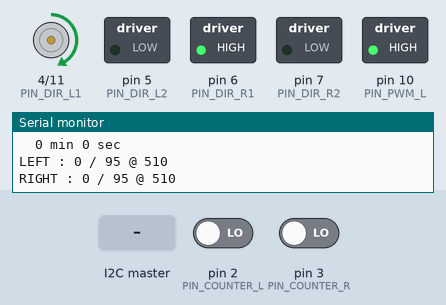
This sketch was run on a simulated Arduino Uno, built with avr-gcc and run on an emulated ATmega328P. Shown: direction and speed pins drawn as motors (green arrow = direction pin HIGH = forward, orange = LOW = backward, longer = more drive), switched loads named in the sketch (green lamp = pin HIGH), the last lines printed to the serial monitor. Inputs (shaded band) come from the test bench; at power-on: pin 2 (PIN_COUNTER_L) LOW, pin 3 (PIN_COUNTER_R) LOW.

Above: at 0.06 s.
At 0.43 s:
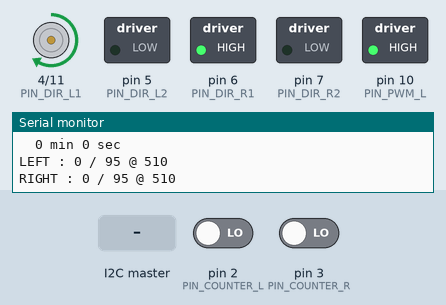
At 1.2 s:
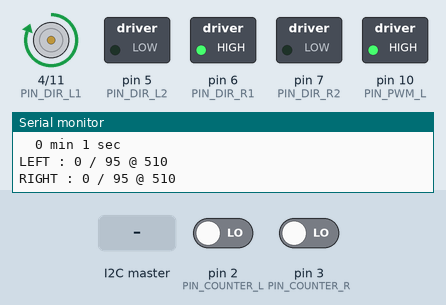
1.3 s: the I2C master sends the byte 1
4.3 s: the I2C master sends the byte 2
7.3 s: the I2C master sends the byte 5
Timing chart, 0 to 10.3 s (numbered marks = the images above; inputs shaded):
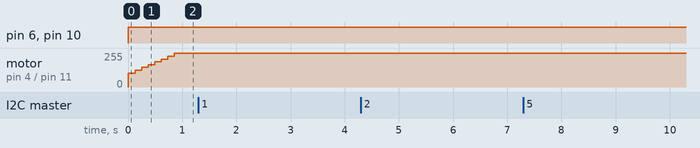

The sketch:

Moteurs-CommunicationV2.ino
```cpp
//#define STOP_BUTTON 8

void setup() {
  //Serial.setTimeout(5000);
  //pinMode(STOP_BUTTON, INPUT);
  Communications_setup();
  Moteurs_setup();

  doMove(42.0, 42.0, 200);
}

void loop() {
    //while(digitalRead(STOP_BUTTON) == LOW){
    Moteurs_loop();
  //}
}
```

Communications.ino
```cpp
// Configuration
#define BUFFER_SIZE 32
#define I2C_ADDRESS 8

// Debug
#define DEBUG
#ifdef DEBUG
 #define DEBUG_PRINT(x)  Serial.print (x)
 #define DEBUG_PRINTLN(x)  Serial.println (x)
#else
 #define DEBUG_PRINT(x)
#endif

#include <Wire.h>

// Variables globales
char buffer_receive[BUFFER_SIZE];
char buffer_send[BUFFER_SIZE];
int sofar;

void Communications_setup() {
  #ifdef DEBUG
    Serial.begin(9600);
    while (!Serial);
    Serial.println("Debug started");
  #endif

  Wire.begin(I2C_ADDRESS);
  Wire.onRequest(wireSendEvent);
  Wire.onReceive(wireReceiveEvent);
}

float parseNumber(char code,float fallback) {
  char *ptr=buffer_receive;
  while(ptr && *ptr && ptr<buffer_receive+sofar) {
    if(*ptr==code) {
      return atof(ptr+1);
    }
    ptr=strchr(ptr,' ')+1;
  }
  return fallback;
}

bool parsePresent(char code) {
  char *ptr=buffer_receive;
  while(ptr && *ptr && ptr<buffer_receive+sofar) {
    if(*ptr==code) {
      return 1;
    }
    ptr=strchr(ptr,' ')+1;
  }
  return 0;
}

void processCommand() {
  long cmd;

  // Commandes F
  cmd = parseNumber('F',-1);
  switch(cmd) {
    case  1: { // F1 : se déplacer
      // Ex : F1 R999999.99 L999999.99 S999
      doMove(parseNumber('R', 0), parseNumber('L', 0), parseNumber('S', 0));
      break;
      }
    default:  break;
  }

  // Commandes Q
  cmd = parseNumber('Q',-1);
  switch(cmd) {
    case 1: { // Q1 : Demande de position
      getPosition(parsePresent('R'), parsePresent('L'));
      break;
    }
    case 2: { // Q2 : Demande d'information des capteurs
      getSensors(parsePresent('A'), parsePresent('B'), parsePresent('C'), parsePresent('D'));
      break;
    }
    default:  break;
  }
}

void getPosition(bool R, bool L) {
  DEBUG_PRINT("You asked for position ");
  if(R) DEBUG_PRINT("right ");
  if(L) DEBUG_PRINT("left ");
  DEBUG_PRINTLN();

  wireSend("Q1 R42 L42");
}

void getSensors(bool A, bool B, bool C, bool D) {
  DEBUG_PRINT("You asked for sensors ");
  if(A) DEBUG_PRINT("A ");
  if(B) DEBUG_PRINT("B ");
  if(C) DEBUG_PRINT("C ");
  if(D) DEBUG_PRINT("D ");
  DEBUG_PRINTLN();

  wireSend("Q2 A1 C3");
}

void wireReceiveEvent(int howMany) {
  DEBUG_PRINT("Receiving on I2C : ");
  char c;
  if(Wire.available() > 0) {
    while(Wire.available() > 0) {
      c = Wire.read();
      if(sofar<127) buffer_receive[sofar++] = c;
      if(c=='\n') {
        buffer_receive[sofar]=0;
        DEBUG_PRINTLN(buffer_receive);
        processCommand();
        sofar = 0;
      }
    }
  }
}

void wireSend(char* str) {
  strncpy(buffer_send, str, 32);
  strncat(buffer_send, "\n", 32);
}

void wireSendEvent() {
  Wire.write(buffer_send);
}
```

Moteurs.ino
```cpp
// Librairie PID d'arduino
#include <PID_v1.h>
#include <Time.h>
// Premier test de PID sur la vitesse du moteur de droite
// PID myPID(&Input, &Output, &Setpoint, Kp, Ki, Kd, DIRECT);
// Set point sera p/ex int speedR
// Input la vitesse de rotation de la roue
// Output la valeur de PWM
// Définition des pins Arduino
//Define Variables we'll be connecting to
double Setpoint, Input, Output;

//Specify the links and initial tuning parameters
PID myPID(&Input, &Output, &Setpoint,2,5,1, DIRECT);

#define PIN_DIR_L1 4 // Sélecteur de direction 1 du moteur L
#define PIN_DIR_L2 5 // Sélecteur de direction 2 du moteur L
#define PIN_PWM_L 10 // PWM pour régler la vitesse du moteur L
#define PIN_DIR_R1 6 // Sélecteur de direction 1 du moteur R
#define PIN_DIR_R2 7 // Sélecteur de direction 2 du moteur R
#define PIN_PWM_R 11 // PWM pour régler la vitesse du moteur R
#define PIN_COUNTER_L 2 // Roue codeuse du moteur L
#define PIN_COUNTER_R 3 // Roue codeuse du moteur R

// Autres constantes
#define CM_TO_COUNT_RATIO 0.44 // Nombre de centimètres par compte des roues codeuses
#define FORWARD 1
#define BACKWARD 0

// Variables globales
long comptL = 0;
long comptR = 0;
bool lastComptL = LOW;
bool lastComptR = LOW;
long comptTargetL = 0;
long comptTargetR = 0;
long CM_R = 0;
long CM_L = 0;

int directionL = FORWARD;
int directionR = FORWARD;
int speedL = 255;
int speedR = 255;

// Moteurs_setup doit être appelé dans le setup() de l'Arduino pour configurer le module moteurs
void Moteurs_setup() {
  pinMode(PIN_DIR_L1, OUTPUT);
  pinMode(PIN_DIR_L2, OUTPUT);
  pinMode(PIN_PWM_L, OUTPUT);

  pinMode(PIN_DIR_R1, OUTPUT);
  pinMode(PIN_DIR_R2, OUTPUT);
  pinMode(PIN_PWM_R, OUTPUT);

  pinMode(PIN_COUNTER_L, INPUT);
  pinMode(PIN_COUNTER_R, INPUT);
  ///////////////////////////////////////////////////////////////////////
  // Ajout setup PID
  // En input,
  Input = CM_R;
  Setpoint = 42;
  //turn the PID on
  myPID.SetMode(AUTOMATIC);
}

// Moteurs_loop doit être appelé dans le loop() de l'Arduino pour gérer le module moteurs
void Moteurs_loop() {
  roueCodeuse();
  motorManagement();
  ///////////////////////////////////////////////////////////////////////
  //Input = CM_R;
  //myPID.Compute();
  //analogWrite(PIN_PWM_R,Output);
}

// regulateMotors se charge de réguler la vitesse des moteurs pour atteindre l'objectif de distance fixé
void motorManagement() {
  // Ajout débug pour voir le temps que ça prend
  DEBUG_PRINT("  ");
  DEBUG_PRINT(minute());
  DEBUG_PRINT(" min ");
  DEBUG_PRINT(second());
  DEBUG_PRINT(" sec \n");
  //
  DEBUG_PRINT("LEFT : ");
  DEBUG_PRINT(comptL);
  DEBUG_PRINT(" / ");
  DEBUG_PRINT(comptTargetL);
  DEBUG_PRINT(" @ ");
  DEBUG_PRINTLN(speedL);

  analogWrite(PIN_PWM_L, speedL);
  if(comptTargetL > comptL) {
    if(directionL == FORWARD) {
      digitalWrite(PIN_DIR_L1, 1);
      digitalWrite(PIN_DIR_L2, 0);
    } else {
      digitalWrite(PIN_DIR_L1, 0);
      digitalWrite(PIN_DIR_L2, 1);
    }
  } else {
      digitalWrite(PIN_DIR_L1, 0);
      digitalWrite(PIN_DIR_L2, 0);
  }

  DEBUG_PRINT("RIGHT : ");
  DEBUG_PRINT(comptR);
  DEBUG_PRINT(" / ");
  DEBUG_PRINT(comptTargetR);
  DEBUG_PRINT(" @ ");
  DEBUG_PRINTLN(speedR);

  analogWrite(PIN_PWM_R, speedR);
  if(comptTargetR > comptR) {
    if(directionR == FORWARD) {
      digitalWrite(PIN_DIR_R1, 1);
      digitalWrite(PIN_DIR_R2, 0);
    } else {
      digitalWrite(PIN_DIR_R1, 0);
      digitalWrite(PIN_DIR_R2, 1);
    }
  } else {
      digitalWrite(PIN_DIR_R1, 0);
      digitalWrite(PIN_DIR_R2, 0);
  }
}

// updateCodingWheels met à jour comptL et comptR si les roues codeuses respectives ont tourné
void roueCodeuse() {
  // Compter uniquement si la mesure est différente de la dernière
  if (digitalRead(PIN_COUNTER_L) != lastComptL) {
    comptL += 1;
    lastComptL = !lastComptL;
    // On incrémente aussi la distance en centimètres
    CM_L = comptL*CM_TO_COUNT_RATIO;
  }

  if (digitalRead(PIN_COUNTER_R) != lastComptR) {
    comptR += 1;
    lastComptR = !lastComptR;
    CM_R = comptR*CM_TO_COUNT_RATIO;
  }
//////////////////////////////////////////////////////
// Parametre pid, l'input en cm
  Input = CM_R;
  myPID.Compute();
  analogWrite(PIN_PWM_R,Output);
}

// Fonction recevant l'ordre de se déplacer. right et left en cm (positif = en avant, négatif = en arrière). speed en pourcents (0 à 100)
void doMove(float right, float left, float speed) {
  float absRight = abs(right);
  float absLeft = abs(left);

  // On ajoute le nombre de count des roues codeuses au target
  comptTargetR += absRight/CM_TO_COUNT_RATIO;
  comptTargetL += absLeft/CM_TO_COUNT_RATIO;

  // On chosit la bonne direction pour chaque roue
  if(right<0) {
    directionR = BACKWARD;
  } else {
    directionR = FORWARD;
  }
  if(left<0) {
    directionL = BACKWARD;
  } else {
    directionL = FORWARD;
  }

  // Adaptation basique de la vitesse
  if(absRight>absLeft) {
    speedR = 2.55*speed;
    speedL = 2.55*speed/(absRight/absLeft);
  } else {
    speedL = 2.55*speed;
    speedR = 2.55*speed/(absLeft/absRight);
  }
}
```
